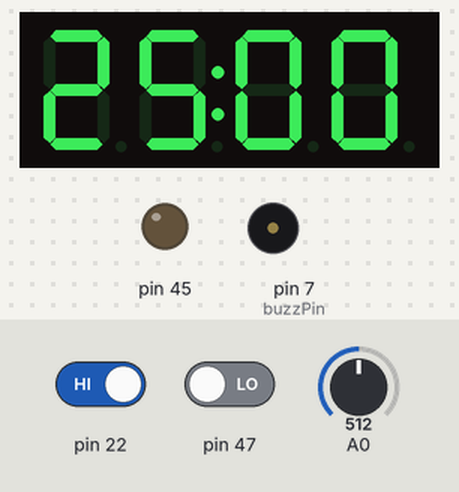
The sketch below on a simulated Arduino Mega 2560, built with avr-gcc and run on an emulated ATmega2560. Shown: 4-digit seven-segment display, output pins drawn as LEDs (lit = HIGH), buzzer (waves = sounding, pin HIGH). Inputs (shaded band) come from the test bench; at power-on: pin 22 HIGH, A0 = 512, pin 47 LOW.

Above: at 1.2 s.
1.3 s: pin 22 driven LOW
At 2.1 s:
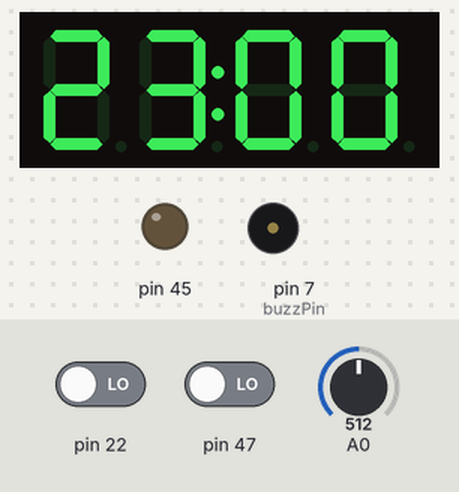
2.8 s: pin 22 driven HIGH
At 5.7 s:
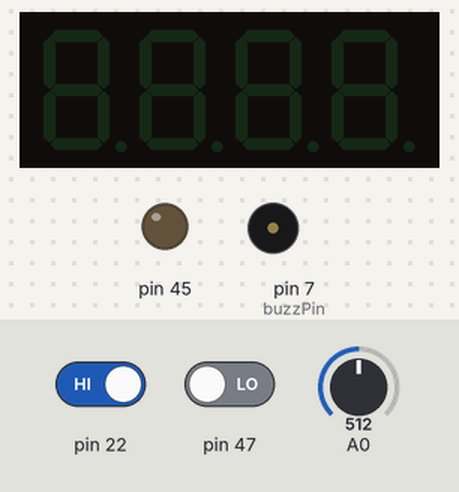
5.8 s: A0 set to 716
Timing chart, 0 to 8.8 s (numbered marks = the images above; inputs shaded):
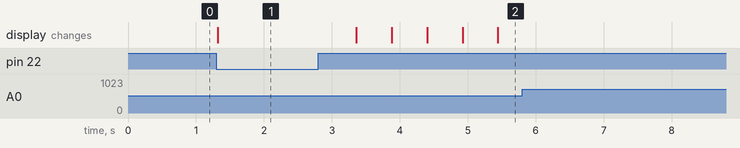

Measured:
- after the input at 1.3 s, the display: changes at once (image 1)
- after the input at 2.8 s, the display: changes after 0.56 s (image 2)
- after the input at 5.8 s, every drawn part: stays the same

The sketch:

sketch_mar17a.ino
```cpp
//IMPORTACIONES
#include "TM1637Display.h"

//Definiciones:
#define CLK 2
#define DIO 3
#define RESET 47
#define buzzPin 7

//VARIABLES GLOBALES:
int verificacion_actual = 1;
int tiempoTrabajo = 25 * 60;
int tiempoDescanso = 5 * 60;
int tiempoIngresado;
int descansoIngresado;


TM1637Display display(CLK, DIO);
uint8_t position[] = { 0, 0, 0, 0 };

const uint8_t ErrL[] = {
  SEG_A | SEG_D | SEG_E | SEG_G | SEG_F, //E
  SEG_E | SEG_G , //r
  SEG_E | SEG_G , //r
  SEG_D | SEG_E | SEG_F, //L
};


void setup() {
  display.setBrightness(10);
  pinMode(45, OUTPUT);
  pinMode(47, INPUT);
  //pinMode(46,INPUT);
  pinMode(7, OUTPUT);
  pinMode(22, INPUT);

  //pinMode(42,OUTPUT);
  pinMode(A0, INPUT);
  int temp_reloj = ((tiempoTrabajo / 60) / 10) * 1000;
  temp_reloj += ((tiempoTrabajo / 60) % 10) * 100;
  temp_reloj += ((tiempoTrabajo % 60) / 10) * 10;
  temp_reloj += ((tiempoTrabajo % 60) % 10);
  display.showNumberDecEx(temp_reloj, 0x40, true);
  //  display.setSegments(position);
  Serial.begin(9600);
}

void loop() {

  if (digitalRead(22) != verificacion_actual) { //significa que manda un 1, es decir, está en ciclo
    if (verificacion_actual == 0) {
      ciclo();
      verificacion_actual = 1;
    }
    else {
      //Serial.println("config");
      config_pomododo();
      //verificacion_actual = 0;
    }
  }
}

void ciclo() {
  while (tiempoTrabajo >= 0) {
    digitalWrite(46, HIGH);
    if (digitalRead(47) == LOW) {
      verificacion_actual = 3;
      digitalWrite(46, LOW);
      intermitencia();
      break;
      verificacion_actual = 1;
    }
    tiempoTrabajo--;
    delay(1000);
    int temp_reloj = ((tiempoTrabajo / 60) / 10) * 1000;
    temp_reloj += ((tiempoTrabajo / 60) % 10) * 100;
    temp_reloj += ((tiempoTrabajo % 60) / 10) * 10;
    temp_reloj += ((tiempoTrabajo % 60) % 10);
    display.showNumberDecEx(temp_reloj, 0x40, true);

    if (tiempoTrabajo == 0) {
      digitalWrite(46, LOW);
      for(int i = 0; i < 5; i++){
        digitalWrite(buzzPin, HIGH);
        delay(500);
        digitalWrite(buzzPin, LOW);
        delay(500);
      }
      break;
    }
  }

}

void config_pomododo() {
  //Para el display:
  tiempoTrabajo = ((int(analogRead(A0) / 23) + 1) * 60);
  tiempoIngresado = tiempoTrabajo;
  int temp_reloj = ((tiempoTrabajo / 60) / 10) * 1000;
  temp_reloj += ((tiempoTrabajo / 60) % 10) * 100;
  temp_reloj += ((tiempoTrabajo % 60) / 10) * 10;
  temp_reloj += ((tiempoTrabajo % 60) % 10);

  display.showNumberDecEx(temp_reloj, 0x40, true);

  if (digitalRead(22) == HIGH) {
    verificacion_actual = 0;
  }

}

void intermitencia() {
  int pot = ((int(analogRead(A0) / 23) + 1) * 60);
  while (verificacion_actual == 3) {
    int temp_reloj = ((tiempoIngresado / 60) / 10) * 1000;
    temp_reloj += ((tiempoIngresado / 60) % 10) * 100;
    temp_reloj += ((tiempoIngresado % 60) / 10) * 10;
    temp_reloj += ((tiempoIngresado % 60) % 10);

    display.showNumberDecEx(temp_reloj, 0x40, true);
    delay(500);
    display.setBrightness(10, false);  // Turn off
    display.showNumberDecEx(temp_reloj, 0x40, true);
    delay(500);
    display.setBrightness(10, true);  // Turn off

    if ( digitalRead(47) == HIGH || ((int(analogRead(A0) / 23) + 1) * 60) != pot) {
      if (digitalRead(47) == HIGH) {
        verificacion_actual = 0;
        break;
      }
      else {
        verificacion_actual = 1;
        break;
      }
    }
  }
}
```
